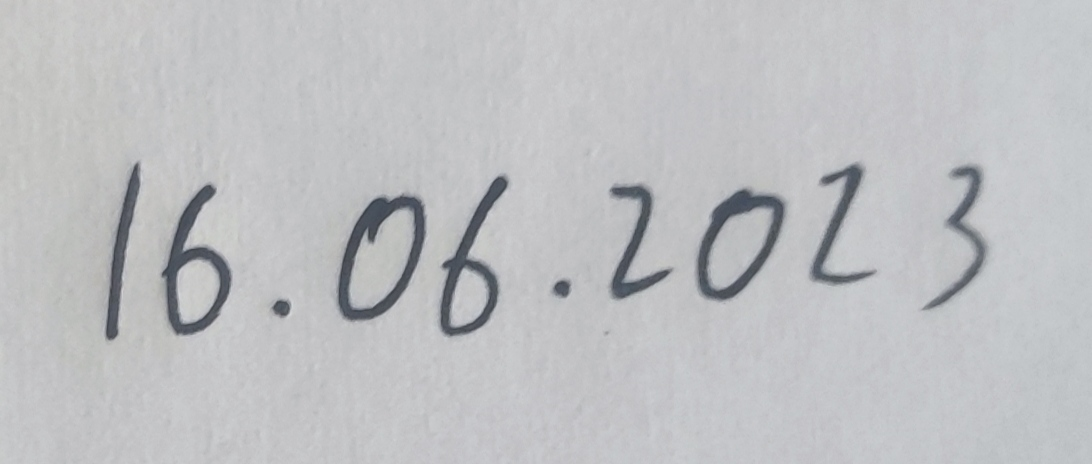
#> input picture input_pics/myfile.jpg, 1092 x 464 px; its folder holds only this picture in this run
$ python make_transparent.py
#> lines starting #> are read from the running program, lines starting #| are printed output that depends on the picture
'''This snippet removes pixels with values higher than certain amount in rgb'''
from PIL import Image
import os


def transparent(name_in, limit = (150,150,150)):
#> called with name_in = 'myfile.jpg', limit = (150, 150, 150)
	file_path = os.path.join(os.getcwd(), "input_pics", name_in)
	img = Image.open(file_path)
#> img is the input picture: PIL image 1092x464 RGB; mean R, G, B 190.2, 191.2, 193.6
	img = img.convert("RGBA")
#> img: PIL image 1092x464 RGBA
	pixels = img.load()
	for y in range(img.size[1]):
		for x in range(img.size[0]):
			r,g,b,a = pixels[x,y]
			if r > limit[0] or g > limit[1] or b > limit[2]:
				pixels[x,y] = (r, g, b, 0)
	file_out = file_path = os.path.join(os.getcwd(), "output_pics", name_in[:-4]+'_result.png')
	img.save(file_out)
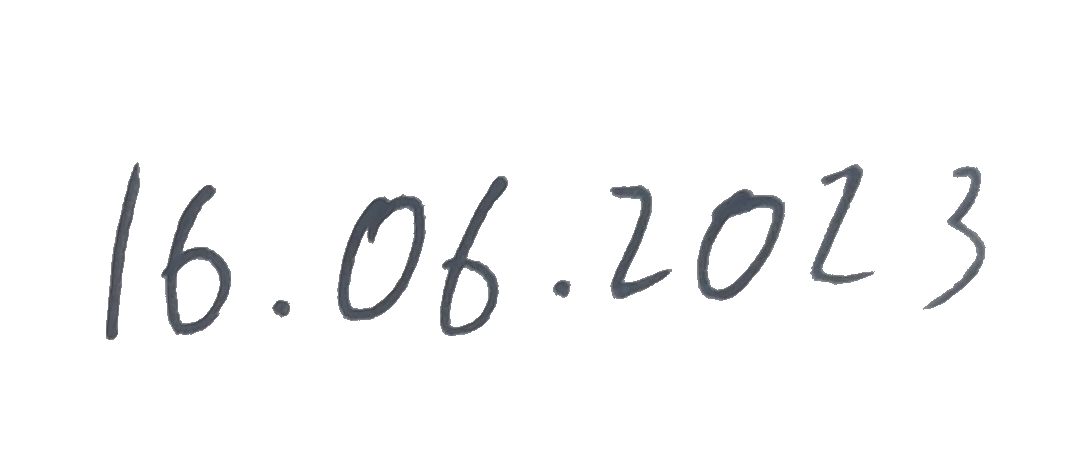
#> saved as myfile_result.png: PIL image 1092x464 RGBA; mean R, G, B, A 190.2, 191.2, 193.6, 11.4; transparent parts drawn white


if __name__ == '__main__':
	filename = "myfile.jpg"
	transparent(filename)
